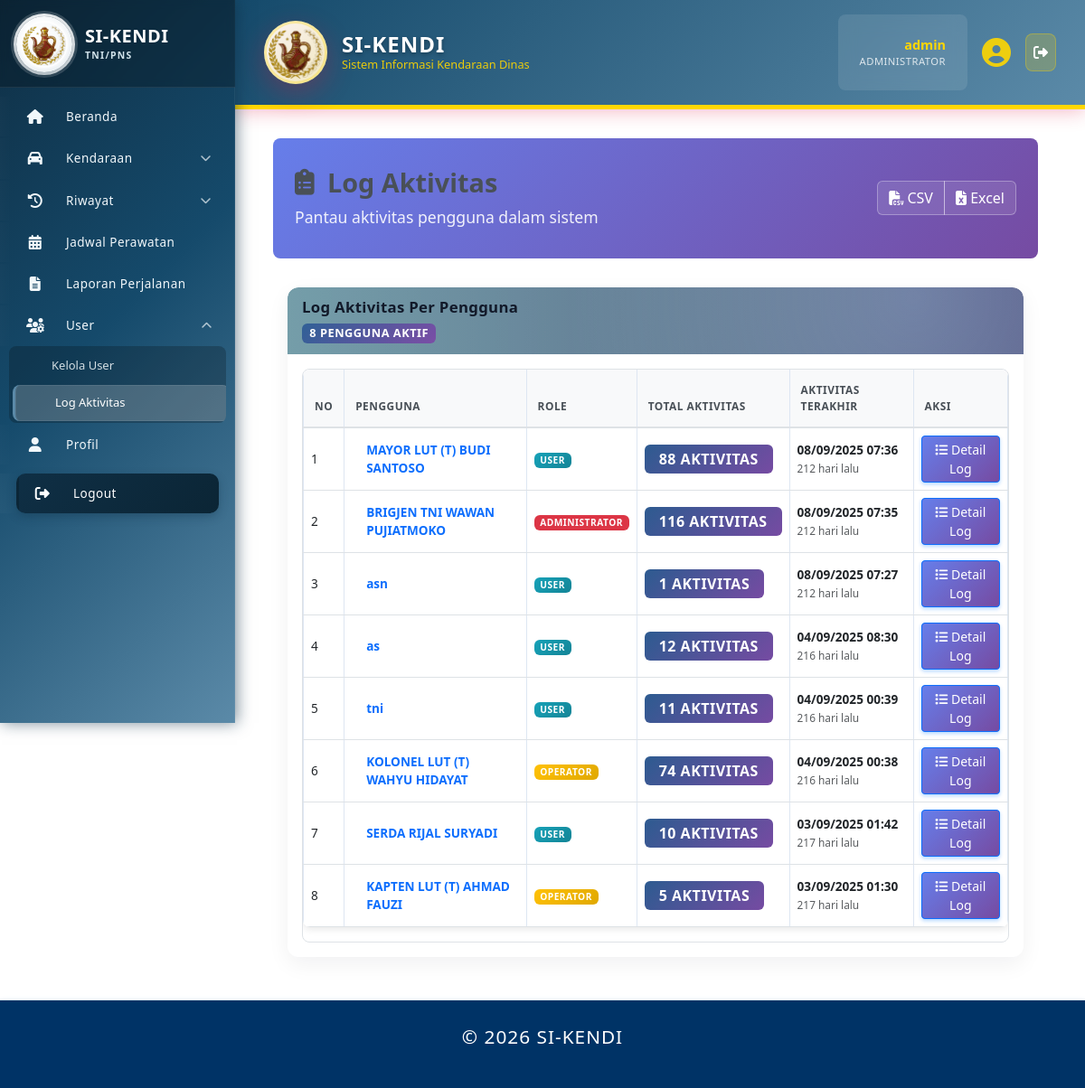
/index.php?page=log_aktivitas (signed in), run on the app's committed database.
### tables this page shows
CREATE TABLE `pengguna` (
  `id` int(11) NOT NULL,
  `nrp_nip` varchar(30) DEFAULT NULL,
  `nama_lengkap` varchar(100) NOT NULL,
  `pangkat` varchar(50) DEFAULT NULL,
  `jabatan` varchar(100) DEFAULT NULL,
  `satuan_pns` varchar(200) DEFAULT NULL,
  `no_hp` varchar(20) DEFAULT NULL,
  `email` varchar(100) DEFAULT NULL,
  `alamat` text DEFAULT NULL,
  `status_pegawai` enum('Aktif','Pensiun','Mutasi','Non-Aktif') NOT NULL DEFAULT 'Aktif',
  `status_aktif` enum('Aktif','Tidak Aktif') NOT NULL DEFAULT 'Aktif',
  `jenis_personel` enum('TNI','PNS') DEFAULT NULL,
  `matra` varchar(100) DEFAULT NULL,
  `korps` varchar(100) DEFAULT NULL,
  `kesatuan` varchar(200) DEFAULT NULL,
  `created_at` timestamp NOT NULL DEFAULT current_timestamp(),
  `updated_at` timestamp NOT NULL DEFAULT current_timestamp() ON UPDATE current_timestamp()
);

### pages/log_aktivitas.php (the view, shortened to what this page needs)
<?php
require_once __DIR__ . '/../includes/auth.php';
$current_page = isset($_GET['p']) ? max(1, intval($_GET['p'])) : 1;
$limit = 15;
$offset = ($current_page - 1) * $limit;
$query = "SELECT u.id as user_id, u.nama_lengkap as nama, COALESCE(r.nama_role, '') as role,
                COUNT(la.id) as total_aktivitas,
                MAX(la.created_at) as aktivitas_terakhir,
                SUBSTRING_INDEX(GROUP_CONCAT(CONCAT(IFNULL(la.activity_type, ''), ': ', IFNULL(la.description, '')) ORDER BY la.created_at DESC SEPARATOR '||'), '||', 5) as aksi_terakhir
    FROM pengguna u
    LEFT JOIN user_account ua ON u.id = ua.pengguna_id
    LEFT JOIN role r ON ua.role_id = r.id
    LEFT JOIN log_aktivitas la ON u.id = la.user_id
    GROUP BY u.id, u.nama_lengkap, r.nama_role
    HAVING total_aktivitas > 0
    ORDER BY aktivitas_terakhir DESC
    LIMIT ? OFFSET ?";
$stmt = $mysqli->prepare($query);
$stmt->bind_param('ii', $limit, $offset);
$stmt->execute();
$result = $stmt->get_result();
$count_query = "SELECT COUNT(DISTINCT u.id) as total
                FROM pengguna u
                INNER JOIN log_aktivitas la ON u.id = la.user_id";
$count_result = $mysqli->query($count_query);
$total_records = $count_result->fetch_assoc()['total'];
    ?>
<div id="log-aktivitas-page" class="content-wrapper">
    <div class="page-header">
            <div class="col">
                <h3 class="page-title"><i class="fas fa-clipboard-list"></i>Log Aktivitas</h3>
                <p class="page-description">Pantau aktivitas pengguna dalam sistem</p>
            </div>
            <div class="header-actions">
                <div class="btn-group">
                    <button class="btn btn-outline-primary btn-export-log" title="Export CSV">
                        <i class="fas fa-file-csv"></i> CSV
                    </button>
                    <button class="btn btn-outline-success btn-export-log-xlsx" title="Export Excel (.xlsx)">
                        <i class="fas fa-file-excel"></i> Excel
                    </button>
                </div>
            </div>
    </div>
    <div class="content">
        <div class="card">
            <div class="card-header">
                <h4 class="card-title">Log Aktivitas Per Pengguna</h4>
                <div class="card-actions">
                    <span class="badge bg-primary"><?= $total_records ?> Pengguna Aktif</span>
                </div>
            </div>
            <div class="card-body">
                <div id="log-container">
                    <div class="table-responsive">
                        <table class="table table-hover">
                            <thead class="bg-light">
                                <tr>
                                    <th width="5%">No</th>
                                    <th width="30%">Pengguna</th>
                                    <th width="15%">Role</th>
                                    <th width="15%">Total Aktivitas</th>
                                    <th width="20%">Aktivitas Terakhir</th>
                                    <th width="15%">Aksi</th>
                                </tr>
                            </thead>
                            <tbody>
                                <?php
                                $no = $offset + 1;
                                if ($result->num_rows > 0):
                                    while ($row = $result->fetch_assoc()):
                                ?>
                                <tr>
                                    <td><?= $no++ ?></td>
                                    <td>
                                        <div class="d-flex align-items-center">
                                            <div>
                                                <strong class="text-primary"><?= htmlspecialchars($row['nama']) ?></strong>
                                            </div>
                                        </div>
                                    </td>
                                    <td>
                                        <?php
                                            $roleUpper = strtoupper($row['role'] ?? '');
                                            $roleNorm = strtolower(trim($row['role'] ?? ''));
                                            if ($roleNorm === 'admin' || strpos($roleNorm, 'administr') === 0) {
                                                $roleColor = 'danger';
                                            } elseif ($roleNorm === 'operator') {
                                                $roleColor = 'warning';
                                            } elseif ($roleNorm === '') {
                                                $roleColor = 'secondary';
                                            } else {
                                                $roleColor = 'info';
                                            }
                                        ?>
                                        <span class="badge bg-<?= $roleColor ?> text-white">
                                            <?= $roleUpper ?: '-' ?>
                                        </span>
                                    </td>
                                    <td>
                                        <span class="badge bg-primary fs-6 px-3 py-2"><?= $row['total_aktivitas'] ?> Aktivitas</span>
                                    </td>
                                    <td>
                                        <?php if ($row['aktivitas_terakhir']): ?>
                                            <strong><?= date('d/m/Y H:i', strtotime($row['aktivitas_terakhir'])) ?></strong><br>
                                            <small class="text-muted"><?= floor((time() - strtotime($row['aktivitas_terakhir'])) / (60*60*24)) ?> hari lalu</small>
                                        <?php else: ?>
                                            <span class="text-muted">-</span>
                                        <?php endif; ?>
                                    </td>
                                    <td>
                                        <a class="btn btn-sm btn-primary" href="index.php?page=log_aktivitas&action=view&id=<?= $row['user_id'] ?>" title="Lihat Detail Log">
                                            <i class="fas fa-list"></i> Detail Log
                                        </a>
                                    </td>
                                </tr>
                                <?php
                                    endwhile;
                                endif; ?>
                            </tbody>
                        </table>
                    </div>
                </div>
            </div>
        </div>
    </div>
</div>

### assets/css/style.css (style rules this page uses)
html, body { font-family: 'Segoe UI', Arial, sans-serif; background: #f4f6fa; margin: 0; padding: 0; color: #222; font-size: 16px; min-height: 100vh; line-height: 1.6; }
* { box-sizing: border-box; }
:root { --brand-start: #0f2f45; --brand-mid: #154a6b; --brand-end: #5b8aa8; --brand-hover-bg: rgba(255,255,255,0.10); --brand-active-bg: rgba(255,255,255,0.16); }
.btn { display: inline-flex; align-items: center; gap: 8px; padding: 8px 16px; border-radius: 8px; text-decoration: none; font-weight: 600; font-size: 0.9em; border: none; cursor: pointer; transition: all 0.3s ease; min-height: 35px; box-sizing: border-box; justify-content: center; text-align: center; line-height: 1; }
.btn-primary { background: #007bff; color: white; box-shadow: 0 2px 4px rgba(0, 123, 255, 0.3); }
.card { background: white; border-radius: 12px; box-shadow: 0 2px 8px rgba(0, 0, 0, 0.1); overflow: hidden; margin-bottom: 1.5em; }
.card-header { background: #f8f9fa; padding: 1.5em; border-bottom: 1px solid #dee2e6; }
.card-body { padding: 1.5em; }
.table-responsive { overflow-x: auto; -webkit-overflow-scrolling: touch; }
.table { width: 100%; border-collapse: collapse; background: white; font-size: 0.9em; border-radius: 8px; overflow: hidden; box-shadow: 0 2px 8px rgba(0, 0, 0, 0.1); }
.table th { background: #f8f9fa; font-weight: 600; color: #495057; padding: 1em 0.75em; text-align: left; border-bottom: 2px solid #dee2e6; font-size: 0.85em; text-transform: uppercase; letter-spacing: 0.5px; }
.table td { padding: 0.75em; border-bottom: 1px solid #dee2e6; vertical-align: middle; }
.table tbody tr:nth-child(even) { background: rgba(248, 249, 250, 0.5); }
.badge { display: inline-flex; align-items: center; padding: 0.4em 0.8em; font-size: 0.75em; font-weight: 600; text-transform: uppercase; letter-spacing: 0.5px; border-radius: 20px; white-space: nowrap; }
.page-header { display: flex; justify-content: space-between; align-items: flex-start; margin-bottom: 2em; gap: 1em; flex-wrap: wrap; }
.text-muted { color: #6c757d !important; }
.text-primary { color: #007bff !important; }
.d-flex { display: flex; }
.content-wrapper { margin: 0; padding: 0; }
.bg-primary { background: linear-gradient(135deg, #007bff, #0056b3); }
.bg-warning { background: linear-gradient(135deg, #ffc107, #e0a800); }
.bg-info { background: linear-gradient(135deg, #17a2b8, #138496); }
.header-actions .btn { margin-left: 0.5rem; }
.card-actions { display: flex; align-items: center; gap: 1rem; }
.content { padding: 0; }
.page-title { margin: 0 0 0.5rem 0; color: #495057; font-size: 1.8em; font-weight: 600; display: flex; align-items: center; gap: 0.5em; line-height: 1.2; }
table { border-collapse: separate; border-spacing: 0; width: 100%; background: #fff; margin-bottom: 2em; font-size: 1em; border-radius: 10px; overflow: hidden; box-shadow: 0 2px 12px #e0e6ef; }
table th, table td { border: 1px solid #dde6f2; padding: 0.9em 0.7em; text-align: left; }
table th { background: #eaf0fa; color: #003366; font-weight: bold; font-size: 1.04em; }
table tr:nth-child(even) { background: #f7fafd; }
table td { transition: background 0.2s; }
table th, table td { padding: 0.4em 0.2em; font-size: 0.97em; }
.table { background: white; border-collapse: collapse; width: 100%; font-size: 14px; }
.table th { background: #f8f9fa; font-weight: 600; color: #495057; padding: 15px 12px; text-align: left; border-bottom: 2px solid #dee2e6; }
.table td { padding: 12px; border-bottom: 1px solid #dee2e6; vertical-align: middle; }
.badge { padding: 6px 12px; font-size: 11px; font-weight: 600; text-transform: uppercase; letter-spacing: 0.5px; border-radius: 20px; }
.page-header { display: flex; justify-content: space-between; align-items: center; margin-bottom: 30px; flex-wrap: wrap; gap: 20px; }
.header-actions { display: flex; gap: 10px; }

### assets/css/sidebar.css (style rules this page uses)
:root { --brand-start: #0f2f45; --brand-mid: #154a6b; --brand-end: #5b8aa8; --brand-accent: #5b8aa8; --brand-accent-soft: #d2e3eb; --brand-hover-bg: rgba(255,255,255,0.08); --brand-active-bg: rgba(255,255,255,0.14); --brand-active-strong: rgba(255,255,255,0.20); --sidebar-link-size: 15px; --sidebar-sublink-size: 13px; }

### data on the page
pengguna: nama_lengkap "MAYOR LUT (T) BUDI SANTOSO", roleUpper "USER", total_aktivitas "88", aktivitas_terakhir "08/09/2025 07:36"
pengguna: nama_lengkap "BRIGJEN TNI WAWAN PUJIATMOKO", roleUpper "ADMINISTRATOR", total_aktivitas "116", aktivitas_terakhir "08/09/2025 07:35"
pengguna: nama_lengkap "asn", roleUpper "USER", total_aktivitas "1", aktivitas_terakhir "08/09/2025 07:27"
pengguna: nama_lengkap "as", roleUpper "USER", total_aktivitas "12", aktivitas_terakhir "04/09/2025 08:30"
pengguna: nama_lengkap "tni", roleUpper "USER", total_aktivitas "11", aktivitas_terakhir "04/09/2025 00:39"
pengguna: nama_lengkap "KOLONEL LUT (T) WAHYU HIDAYAT", roleUpper "OPERATOR", total_aktivitas "74", aktivitas_terakhir "04/09/2025 00:38"
pengguna: nama_lengkap "SERDA RIJAL SURYADI", roleUpper "USER", total_aktivitas "10", aktivitas_terakhir "03/09/2025 01:42"
pengguna: nama_lengkap "KAPTEN LUT (T) AHMAD FAUZI", roleUpper "OPERATOR", total_aktivitas "5", aktivitas_terakhir "03/09/2025 01:30"

### other printed values
isset($_SESSION['username']) ? $_SESSION['username'] : '' "admin"
$total_records "8"
